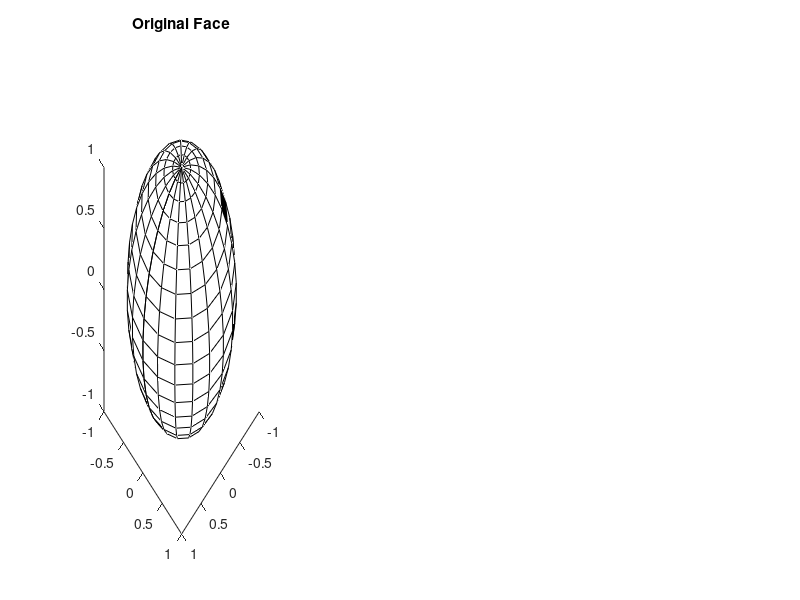

Reproduce this figure in MATLAB. (Note: this script raises an error after producing the figure.)
% This mfile will create a movie of a head moving in real time with the
% data recorded from the rotational ratemeter. 

% face = imread('face.png'); 
% face = im2bw(face); 
% face = double(face); %face = double(face == 0); 
%colormap gray; imagesc(face)

clear; clc; close
face = [
    0 0 0 0 0 0 0 0 0 0 0 0 0 0 0 0 0 0 0 0; 
    0 0 0 0 0 0 0 0 0 0 0 0 0 0 0 0 0 0 0 0; 
    0 0 0 0 0 0 0 0 0 0 0 0 0 0 0 0 0 0 0 0; 
    0 0 0 0 0 0 0 0 0 0 0 0 0 0 0 0 0 0 0 0; 
    0 0 0 0 0 0 0 0 0 0 0 0 0 0 0 0 0 0 0 0; 
    0 0 0 0 0 0 0 0 0 0 0 0 0 0 0 0 0 0 0 0; 
    0 0 0 0 0 0 0 1 0 0 0 0 1 0 0 0 0 0 0 0; 
    0 0 0 0 0 0 0 0 0 0 0 0 0 0 0 0 0 0 0 0; 
    0 0 0 0 0 0 0 0 0 1 0 0 0 0 0 0 0 0 0 0; 
    0 0 0 0 0 0 0 0 0 0 0 0 0 0 0 0 0 0 0 0; 
    0 0 0 0 0 0 0 0 0 0 0 0 0 0 0 0 0 0 0 0; 
    0 0 0 0 0 0 1 0 0 0 0 0 1 0 0 0 0 0 0 0; 
    0 0 0 0 0 0 0 1 0 0 0 1 0 0 0 0 0 0 0 0; 
    0 0 0 0 0 0 0 0 1 1 1 0 0 0 0 0 0 0 0 0; 
    0 0 0 0 0 0 0 0 0 0 0 0 0 0 0 0 0 0 0 0; 
    0 0 0 0 0 0 0 0 0 0 0 0 0 0 0 0 0 0 0 0; 
    0 0 0 0 0 0 0 0 0 0 0 0 0 0 0 0 0 0 0 0; 
    0 0 0 0 0 0 0 0 0 0 0 0 0 0 0 0 0 0 0 0; 
    0 0 0 0 0 0 0 0 0 0 0 0 0 0 0 0 0 0 0 0; 
    0 0 0 0 0 0 0 0 0 0 0 0 0 0 0 0 0 0 0 0; 
    ]; 
face = double(face == 0); 
    face = flipud(face); 


[x,y,z] = sphere(19); colormap gray; 


subplot(1,3,1); surface(x,y,z, face);
view([1 1 1])
title('Original Face')

%% Rotate Face
xRow = reshape(x,1,400); 
yRow = reshape(y,1,400); 
zRow = reshape(z,1,400); 
xyzCombined = vertcat(xRow, yRow, zRow); 
% angleYaw = 45; 
% cAngleYaw = cosd(angleYaw); 
% sAngleYaw = sind(angleYaw); 
% anglePitch = -19;
% cAnglePitch = cosd(anglePitch); 
% sAnglePitch = sind(anglePitch); 
% rotationMatrixYaw = [
%     cAngleYaw -sAngleYaw 0; 
%     sAngleYaw cAngleYaw 0; 
%     0 0 1; 
%     ]; 
% rotationMatrixPitch = [
%     cAnglePitch 0 sAnglePitch; 
%     0 1 0; 
%     -sAnglePitch 0 cAnglePitch; 
%     ]; 
rotationMatrixYaw = makeRotationMatrix(45, 'z'); 
rotationMatrixPitch = makeRotationMatrix(-19, 'y'); 
xyzCombinedRotated = rotationMatrixYaw * xyzCombined; 
xyzCombinedRotated = rotationMatrixPitch * xyzCombinedRotated; 

xRotatedRow = xyzCombinedRotated(1,:); 
xRotated = reshape(xRotatedRow, 20, 20); 
yRotatedRow = xyzCombinedRotated(2,:); 
yRotated = reshape(yRotatedRow, 20, 20); 
zRotatedRow = xyzCombinedRotated(3,:); 
zRotated = reshape(zRotatedRow, 20, 20); 

subplot(1,3,2); surface(xRotated, yRotated, zRotated, face); 
colormap gray; 
view ([1 1 1]); 
title('Rotated Face')

%% Now Rotate Back
angleYaw = -45; 
cAngleYaw = cosd(angleYaw); 
sAngleYaw = sind(angleYaw); 
anglePitch = 19; 
cAnglePitch = cosd(anglePitch); 
sAnglePitch = sind(anglePitch); 

rotationMatrixYaw = [
    cAngleYaw -sAngleYaw 0; 
    sAngleYaw cAngleYaw 0; 
    0 0 1; 
    ]; 
rotationMatrixPitch = [
    cAnglePitch 0 sAnglePitch; 
    0 1 0; 
    -sAnglePitch 0 cAnglePitch; 
    ]; 

xyzCombinedRotatedBack = rotationMatrixYaw * xyzCombinedRotated; 
xyzCombinedRotatedBack = rotationMatrixPitch * xyzCombinedRotatedBack; 

xRotatedBackRow = xyzCombinedRotatedBack(1,:); 
xRotatedBack = reshape(xRotatedBackRow, 20, 20); 
yRotatedBackRow = xyzCombinedRotatedBack(2,:); 
yRotatedBack = reshape(yRotatedBackRow, 20, 20); 
zRotatedBackRow = xyzCombinedRotatedBack(3,:); 
zRotatedBack = reshape(zRotatedBackRow, 20, 20); 

subplot(1,3,3); surface(xRotatedBack, yRotatedBack, zRotatedBack, face); 
colormap gray; 
view ([1 1 1]); 
title('Face Rotated Back')

%% Try to rotate face with movement data
Min_Magnitude = 10; 
% Only analyze transients that generated a 
% changein position of 10 degs. 
Min_Duration = 20; % ms
transLengthPadded = 10; % sec
% We will pad and window the transients so that 
% they have a total length of 10 seconds
padLength = 5; % sec
% We will zero-pad the transients for five seconds
pctCutoff = 0.99; % cutoff for bandwidth is 99%


run('C:\Users\Ben\Dropbox\BiteBlock\Data\Data_Def.m'); 

load(calibration_file); 
correction_amp = amp_fit.^(-1); 
% We need to divide by the slope of the 
% amplitude fit to convert the raw measurements
% to deg / s. 
Min_Length = Min_Duration * sampling_rate / 1000; 
% minimum number of indices in a transient to include

% Convert to deg/s. 
[Data_Calib, Position] = CalibrateRawData(Data_Raw, DC_fit, ...
    sampling_rate, correction_amp); 

length = 1000; 
dataUsed = Position{1}(1:length, :); 
dataUsed = dataUsed'; 


